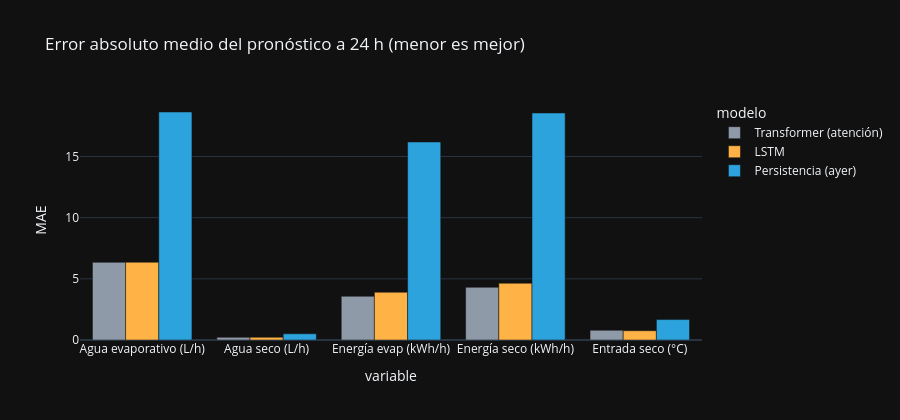

Write notebook code for a chart like this one.
### Markdown cell above
### Resultados en 2026 (clima real que el modelo nunca vio)

### Code cell
M = json.load(open('models/metrics.json')); mae = pd.DataFrame(M['mae']).T
etiq = {'water_e':'Agua evaporativo (L/h)','water_d':'Agua seco (L/h)','energy_e':'Energía evap (kWh/h)','energy_d':'Energía seco (kWh/h)','inlet_d':'Entrada seco (°C)'}
long = mae[list(etiq)].rename(columns=etiq).reset_index().melt('index', var_name='variable', value_name='MAE').rename(columns={'index':'modelo'})
fig = px.bar(long, x='variable', y='MAE', color='modelo', barmode='group', template='plotly_dark',
             color_discrete_sequence=['#8f9aa8', '#ffb347', '#2ca3dc'], title='Error absoluto medio del pronóstico a 24 h (menor es mejor)')
fig.update_layout(height=420); fig.show()
mejora = (1 - mae.loc['Transformer (atención)', list(etiq)] / mae.loc['Persistencia (ayer)', list(etiq)]) * 100
print('Mejora del Transformer sobre persistencia (%):'); print(mejora.rename(etiq).round(0).to_string())
print('\nCobertura real del intervalo P10–P90 (ideal 80 %):', (mae['cobertura_P10_P90'].dropna()*100).round(1).to_dict())
print('Nota: la persistencia usa los valores contrafactuales de ayer (información que un operador real no tiene): ventaja para el baseline.')

### Figure 1 — Plotly figure (JSON) as saved in the notebook; plotly's stock layout.template omitted (floating-point values rounded to 4 significant figures)
{"data": [{"alignmentgroup": "True", "hovertemplate": "modelo=Transformer (atención)<br>variable=%{x}<br>MAE=%{y}<extra></extra>", "legendgroup": "Transformer (atención)", "marker": {"color": "#8f9aa8", "pattern": {"shape": ""}}, "name": "Transformer (atención)", "offsetgroup": "Transformer (atención)", "orientation": "v", "showlegend": true, "textposition": "auto", "type": "bar", "x": ["Agua evaporativo (L/h)", "Agua seco (L/h)", "Energía evap (kWh/h)", "Energía seco (kWh/h)", "Entrada seco (°C)"], "xaxis": "x", "y": [6.351, 0.2174, 3.574, 4.31, 0.7966], "yaxis": "y"}, {"alignmentgroup": "True", "hovertemplate": "modelo=LSTM<br>variable=%{x}<br>MAE=%{y}<extra></extra>", "legendgroup": "LSTM", "marker": {"color": "#ffb347", "pattern": {"shape": ""}}, "name": "LSTM", "offsetgroup": "LSTM", "orientation": "v", "showlegend": true, "textposition": "auto", "type": "bar", "x": ["Agua evaporativo (L/h)", "Agua seco (L/h)", "Energía evap (kWh/h)", "Energía seco (kWh/h)", "Entrada seco (°C)"], "xaxis": "x", "y": [6.357, 0.2217, 3.905, 4.639, 0.7597], "yaxis": "y"}, {"alignmentgroup": "True", "hovertemplate": "modelo=Persistencia (ayer)<br>variable=%{x}<br>MAE=%{y}<extra></extra>", "legendgroup": "Persistencia (ayer)", "marker": {"color": "#2ca3dc", "pattern": {"shape": ""}}, "name": "Persistencia (ayer)", "offsetgroup": "Persistencia (ayer)", "orientation": "v", "showlegend": true, "textposition": "auto", "type": "bar", "x": ["Agua evaporativo (L/h)", "Agua seco (L/h)", "Energía evap (kWh/h)", "Energía seco (kWh/h)", "Entrada seco (°C)"], "xaxis": "x", "y": [18.64, 0.5089, 16.19, 18.56, 1.67], "yaxis": "y"}], "layout": {"barmode": "group", "height": 420, "legend": {"title": {"text": "modelo"}, "tracegroupgap": 0}, "title": {"text": "Error absoluto medio del pronóstico a 24 h (menor es mejor)"}, "xaxis": {"anchor": "y", "domain": [0.0, 1.0], "title": {"text": "variable"}}, "yaxis": {"anchor": "x", "domain": [0.0, 1.0], "title": {"text": "MAE"}}}}
